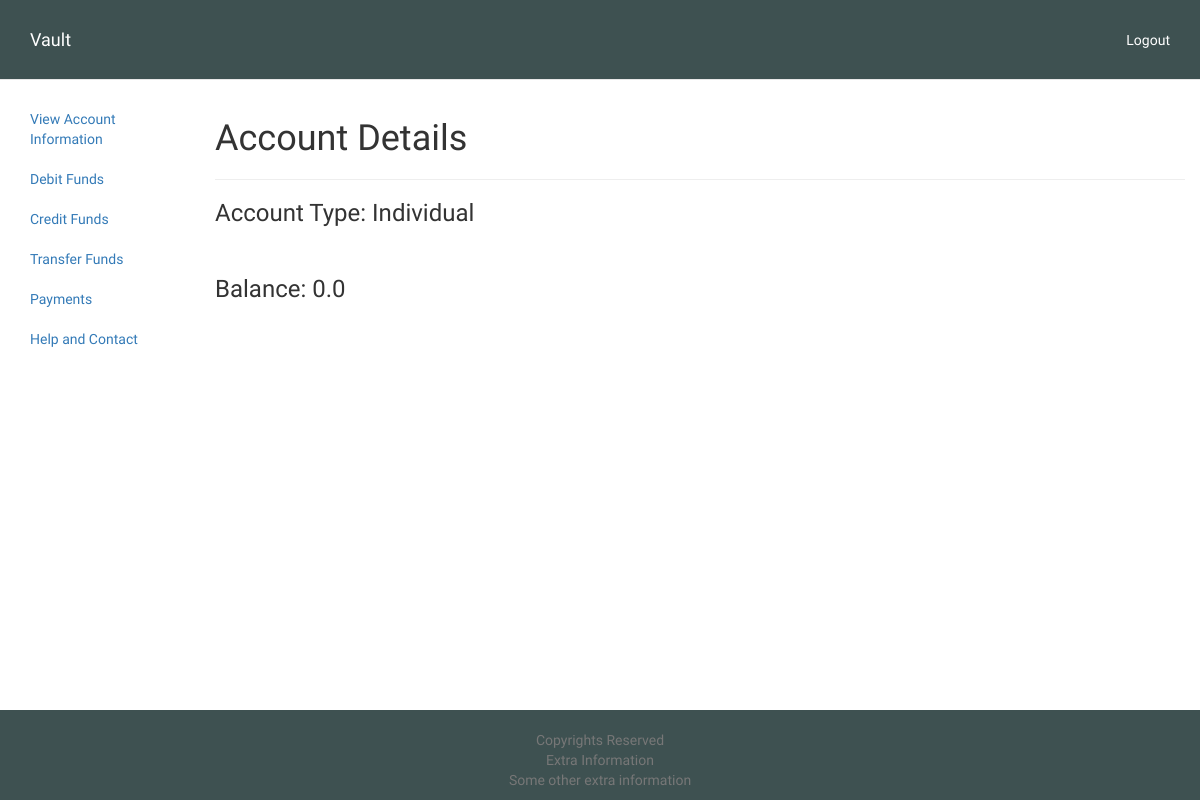
Page /accounts/1/ (signed in) on the earlier database version.
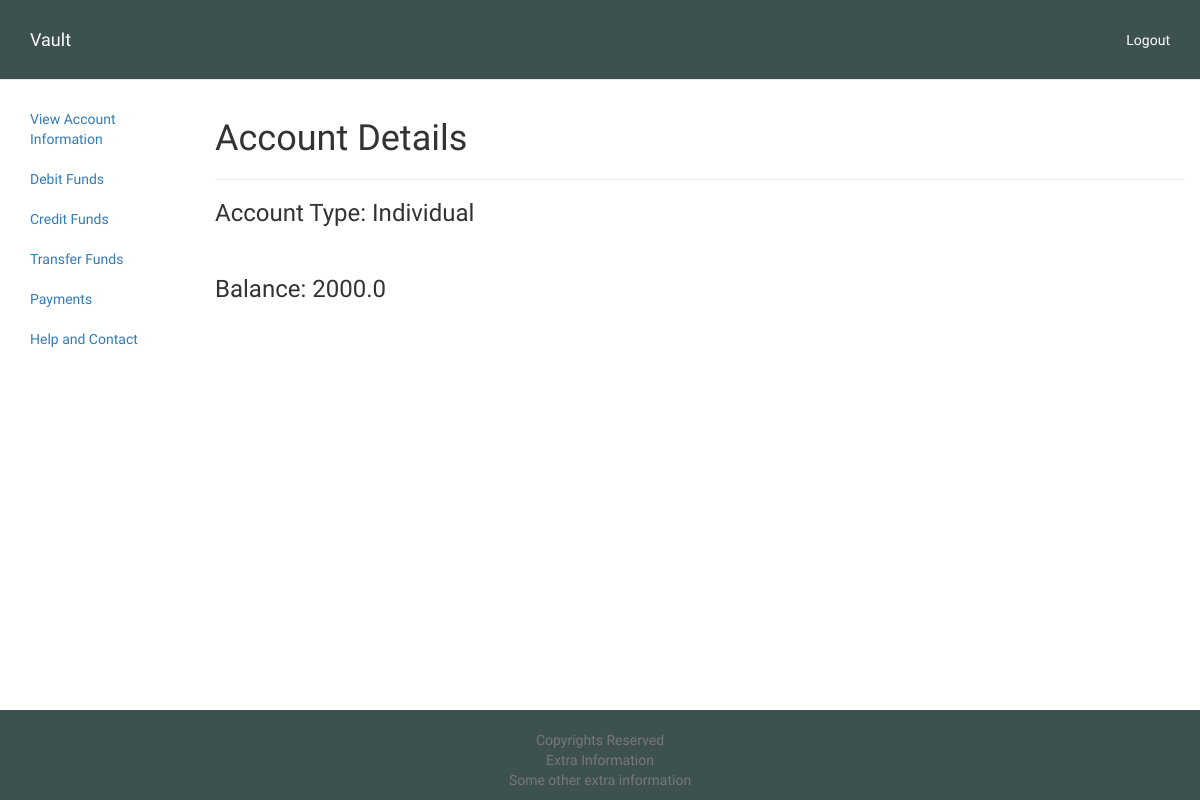
Same page on the later database version.
### vault/models.py (models this page shows, shortened)
class user_account(models.Model):
	cust_user_id = models.ForeignKey(User, on_delete=models.CASCADE)
	cust_account_type = models.CharField(max_length=250,default="Individual")
	cust_balance = models.FloatField(null=False)

### vault/views.py (the view)
# urls.py: url(r'^accounts/(?P<account_no_pk>\d+)/$', views.accountInfo, name='accountInfo'),
@login_required(login_url='/login')
def accountInfo(request, account_no_pk):
	cust_user=user_account.objects.filter(pk=account_no_pk)[0]
	if request.user!=cust_user.cust_user_id:
		return login_success(request)
	context={
		'account':cust_user,
	}
	return render(request, 'vault/accountInfo.html', context)

### vault/templates/vault/accountInfo.html
{% extends 'vault/accountBase.html' %}
{% load staticfiles %}
{% block nav %}
<h1>Account Details</h1>
<hr>
<h3>Account Type: {{ account.cust_account_type }}</h3>
<br>
<h3>Balance: {{ account.cust_balance }}</h3>
{% endblock %}

Differences in the rows shown:
changed user_account "Individual": cust_balance "0.0" → "2000.0"
